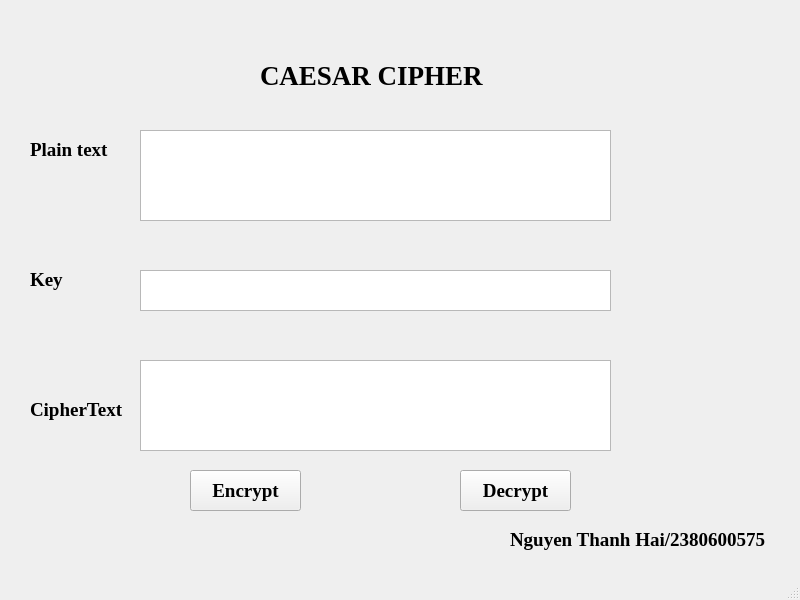
<?xml version="1.0" encoding="UTF-8"?>
<ui version="4.0">
 <class>MainWindow</class>
 <widget class="QMainWindow" name="MainWindow">
  <property name="geometry">
   <rect>
    <x>0</x>
    <y>0</y>
    <width>800</width>
    <height>600</height>
   </rect>
  </property>
  <property name="windowTitle">
   <string>MainWindow</string>
  </property>
  <widget class="QWidget" name="centralwidget">
   <widget class="QLabel" name="label">
    <property name="geometry">
     <rect>
      <x>260</x>
      <y>60</y>
      <width>291</width>
      <height>31</height>
     </rect>
    </property>
    <property name="font">
     <font>
      <family>Times New Roman</family>
      <pointsize>20</pointsize>
      <weight>75</weight>
      <bold>true</bold>
     </font>
    </property>
    <property name="text">
     <string>CAESAR CIPHER</string>
    </property>
   </widget>
   <widget class="QLabel" name="label_2">
    <property name="geometry">
     <rect>
      <x>30</x>
      <y>140</y>
      <width>111</width>
      <height>20</height>
     </rect>
    </property>
    <property name="font">
     <font>
      <family>Times New Roman</family>
      <pointsize>14</pointsize>
      <weight>75</weight>
      <bold>true</bold>
     </font>
    </property>
    <property name="text">
     <string>Plain text</string>
    </property>
   </widget>
   <widget class="QLabel" name="label_3">
    <property name="geometry">
     <rect>
      <x>30</x>
      <y>270</y>
      <width>111</width>
      <height>20</height>
     </rect>
    </property>
    <property name="font">
     <font>
      <family>Times New Roman</family>
      <pointsize>14</pointsize>
      <weight>75</weight>
      <bold>true</bold>
     </font>
    </property>
    <property name="text">
     <string>Key</string>
    </property>
   </widget>
   <widget class="QLabel" name="label_4">
    <property name="geometry">
     <rect>
      <x>30</x>
      <y>400</y>
      <width>111</width>
      <height>20</height>
     </rect>
    </property>
    <property name="font">
     <font>
      <family>Times New Roman</family>
      <pointsize>14</pointsize>
      <weight>75</weight>
      <bold>true</bold>
     </font>
    </property>
    <property name="text">
     <string>CipherText</string>
    </property>
   </widget>
   <widget class="QPushButton" name="btn_encrypt">
    <property name="geometry">
     <rect>
      <x>190</x>
      <y>470</y>
      <width>111</width>
      <height>41</height>
     </rect>
    </property>
    <property name="font">
     <font>
      <family>Times New Roman</family>
      <pointsize>14</pointsize>
      <weight>75</weight>
      <bold>true</bold>
     </font>
    </property>
    <property name="text">
     <string>Encrypt</string>
    </property>
   </widget>
   <widget class="QPushButton" name="btn_decrypt">
    <property name="geometry">
     <rect>
      <x>460</x>
      <y>470</y>
      <width>111</width>
      <height>41</height>
     </rect>
    </property>
    <property name="font">
     <font>
      <family>Times New Roman</family>
      <pointsize>14</pointsize>
      <weight>75</weight>
      <bold>true</bold>
     </font>
    </property>
    <property name="text">
     <string>Decrypt</string>
    </property>
   </widget>
   <widget class="QTextEdit" name="txt_plain_text">
    <property name="geometry">
     <rect>
      <x>140</x>
      <y>130</y>
      <width>471</width>
      <height>91</height>
     </rect>
    </property>
   </widget>
   <widget class="QTextEdit" name="txt_key">
    <property name="geometry">
     <rect>
      <x>140</x>
      <y>270</y>
      <width>471</width>
      <height>41</height>
     </rect>
    </property>
   </widget>
   <widget class="QTextEdit" name="txt_cipher_text">
    <property name="geometry">
     <rect>
      <x>140</x>
      <y>360</y>
      <width>471</width>
      <height>91</height>
     </rect>
    </property>
   </widget>
   <widget class="QLabel" name="label_5">
    <property name="geometry">
     <rect>
      <x>510</x>
      <y>530</y>
      <width>281</width>
      <height>20</height>
     </rect>
    </property>
    <property name="font">
     <font>
      <family>Times New Roman</family>
      <pointsize>14</pointsize>
      <weight>75</weight>
      <bold>true</bold>
     </font>
    </property>
    <property name="text">
     <string>Nguyen Thanh Hai/2380600575</string>
    </property>
   </widget>
  </widget>
  <widget class="QMenuBar" name="menubar">
   <property name="geometry">
    <rect>
     <x>0</x>
     <y>0</y>
     <width>800</width>
     <height>21</height>
    </rect>
   </property>
  </widget>
  <widget class="QStatusBar" name="statusbar"/>
 </widget>
 <resources/>
 <connections/>
</ui>
